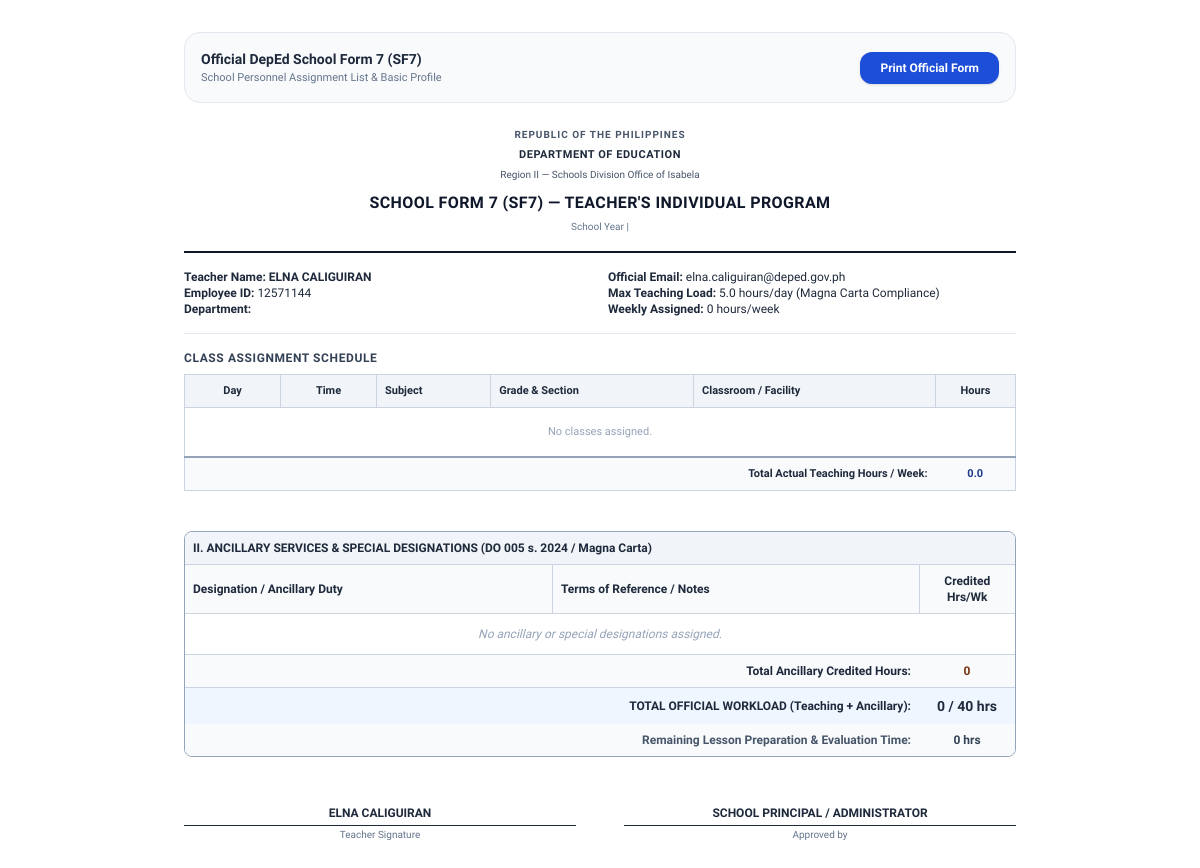
The app's page /print-sf7/20/, older data.
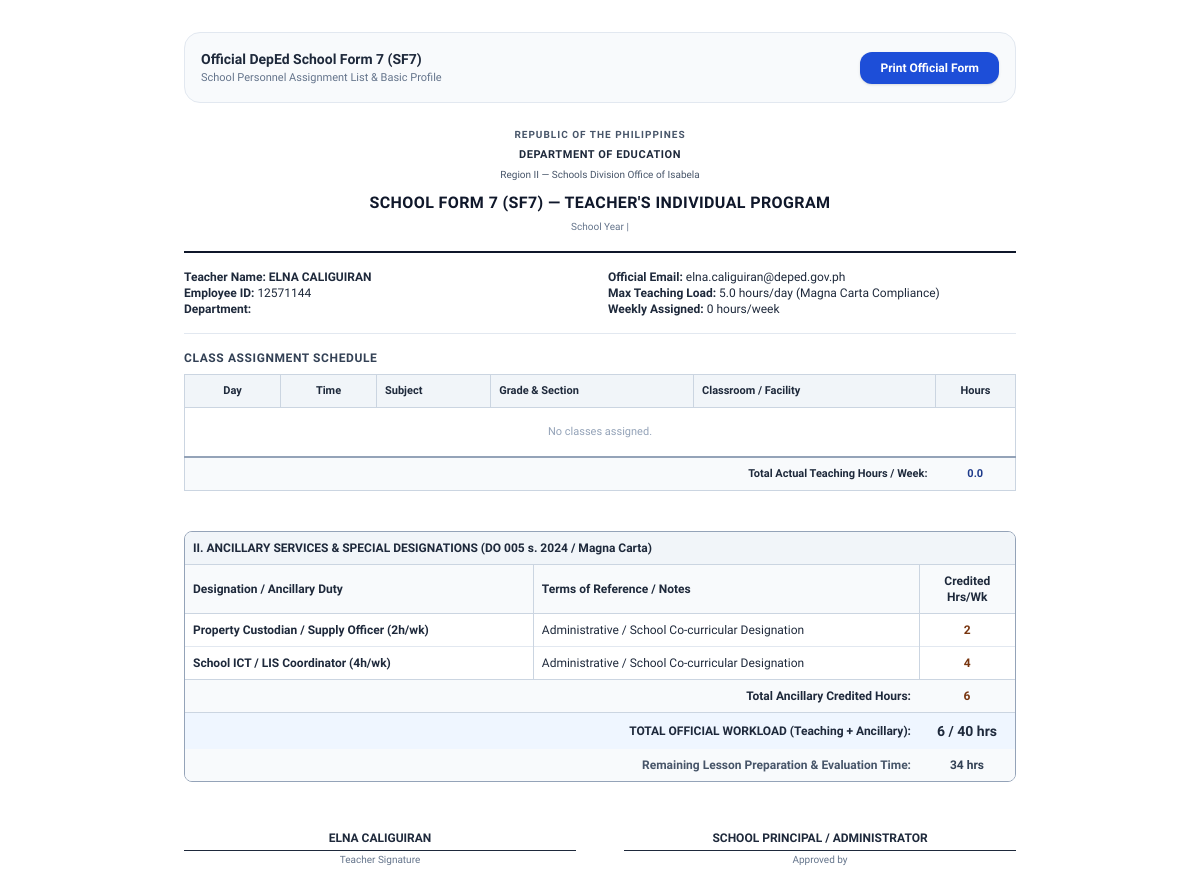
The same page, newer data.
### scheduler/models.py (models this page shows, shortened)
class AncillaryDuty(models.Model):
    COMMON_DESIGNATIONS = [
        ('adviser', 'Class Advisory (Adviser)'),
        ('ict_coordinator', 'School ICT / LIS Coordinator'),
        ('drrm_coordinator', 'Disaster Risk Reduction (DRRM) Coordinator'),
        ('school_paper', 'School Paper / Campus Journalism Adviser'),
        ('scout_coordinator', 'BSP / GSP Scout Coordinator'),
        ('dept_coordinator', 'Department / Grade Level Coordinator'),
        ('guidance_designate', 'Guidance Counselor Designate'),
        ('canteen_manager', 'Canteen / Feeding Program Manager'),
        ('property_custodian', 'Property Custodian / Supply Designate'),
        ('sports_coach', 'Sports / Athletic Club Coach'),
        ('reading_coordinator', 'Reading / Remediation Coordinator'),
        ('custom', 'Other Special Designation'),
    ]
    teacher = models.ForeignKey('Teacher', on_delete=models.CASCADE, related_name='ancillary_duties')
    title = models.CharField(max_length=150, help_text="Designation or Ancillary Title")
    designation_type = models.CharField(max_length=50, choices=COMMON_DESIGNATIONS, default='custom')
    weekly_hours = models.FloatField(default=2.0, help_text="Credited hours/week under DepEd DO 005 s. 2024")
    description = models.CharField(max_length=255, blank=True, default='')

### scheduler/views.py (the view)
# urls.py: path('print-sf7/<int:teacher_id>/', views.print_sf7_view, name='print_sf7'),
def print_sf7_view(request, teacher_id=None):
    schedule = Schedule.objects.order_by('-updated_at').first()
    teacher = None
    items = []
    ancillary_duties = []
    ancillary_hours = 0.0
    if teacher_id:
        teacher = get_object_or_404(Teacher, id=teacher_id)
        if schedule:
            items = ScheduleItem.objects.filter(schedule=schedule, teacher=teacher).select_related('subject', 'section', 'room', 'time_slot').order_by('time_slot__day_of_week', 'time_slot__period_number')
        ancillary_duties = list(teacher.ancillary_duties.all())
        anc = sum(d.weekly_hours for d in ancillary_duties)
        ancillary_hours = int(anc) if anc == int(anc) else round(anc, 1)
    teaching_hours = len(items)
    tot = teaching_hours + ancillary_hours
    total_workload = int(tot) if tot == int(tot) else round(tot, 1)
    prep = max(0.0, 40.0 - total_workload) if total_workload > 0 else 0.0
    prep_hours = int(prep) if prep == int(prep) else round(prep, 1)
    context = {
        'schedule': schedule,
        'teacher': teacher,
        'items': items,
        'teaching_hours': teaching_hours,
        'total_hours': teaching_hours, # for backwards compatibility with existing template
        'ancillary_duties': ancillary_duties,
        'ancillary_hours': ancillary_hours,
        'total_workload': total_workload,
        'prep_hours': prep_hours,
        'profile': SchoolProfile.get_settings(),
    }
    return render(request, 'print_sf7.html', context)

### scheduler/models.py (called while the page is built)
    @property
    def full_name(self):
        return f"{self.first_name} {self.last_name}"

    @classmethod
    def get_settings(cls):
        profile, created = cls.objects.get_or_create(id=1)
        if not profile.active_academic_year:
            profile.active_academic_year = AcademicYear.objects.filter(is_active=True).first() or AcademicYear.objects.first()
        if not profile.active_term:
            profile.active_term = Term.objects.filter(is_active=True).first() or Term.objects.first()
        if created:
            profile.save()
        return profile

### templates/print_sf7.html (shortened to what the changed rows need)
<!DOCTYPE html>
<html lang="en">
<head>
    <script src="https://cdn.tailwindcss.com"></script>
</head>
<body class="p-8 max-w-4xl mx-auto text-slate-800 text-xs">
    <div class="text-center space-y-1 pb-4 border-b-2 border-slate-900">
        <h1 class="text-base font-extrabold uppercase tracking-wide text-slate-900 pt-1">
            SCHOOL FORM 7 (SF7) — TEACHER'S INDIVIDUAL PROGRAM
        </h1>
    </div>
    <div class="py-4">
        <h2 class="font-bold text-xs uppercase tracking-wider text-slate-700 mb-2">Class Assignment Schedule</h2>
        <table class="w-full border border-slate-300 text-left border-collapse text-[11px]">
            <thead class="bg-slate-100 text-slate-800 font-bold border-b border-slate-300">
                <tr>
                    <th class="p-2 border-r border-slate-300 text-center w-24">Day</th>
                    <th class="p-2 border-r border-slate-300 text-center w-24">Time</th>
                    <th class="p-2 border-r border-slate-300">Subject</th>
                    <th class="p-2 border-r border-slate-300">Grade & Section</th>
                    <th class="p-2 border-r border-slate-300">Classroom / Facility</th>
                    <th class="p-2 text-center w-20">Hours</th>
                </tr>
            </thead>
        </table>
    </div>
    <div class="mt-6 border border-slate-400 rounded-lg overflow-hidden">
        <table class="w-full text-left text-xs border-collapse">
            <thead class="bg-slate-50 border-b border-slate-300">
                <tr>
                    <th class="p-2 border-r border-slate-300">Designation / Ancillary Duty</th>
                    <th class="p-2 border-r border-slate-300">Terms of Reference / Notes</th>
                    <th class="p-2 text-center w-24">Credited Hrs/Wk</th>
                </tr>
            </thead>
            <tbody class="divide-y divide-slate-200">
                {% for duty in ancillary_duties %}
                <tr>
                    <td class="p-2 border-r border-slate-300 font-semibold">{{ duty.title }}</td>
                    <td class="p-2 border-r border-slate-300">{{ duty.description|default:"Administrative / School Co-curricular Designation" }}</td>
                    <td class="p-2 text-center font-bold text-amber-900">{{ duty.weekly_hours|floatformat:0 }}</td>
                </tr>
                {% empty %}
                <tr>
                    <td colspan="3" class="p-3 text-center text-slate-400 italic">No ancillary or special designations assigned.</td>
                </tr>
                {% endfor %}
            </tbody>
            <tfoot class="bg-slate-50 font-bold border-t border-slate-300">
                <tr>
                    <td colspan="2" class="p-2 text-right">Total Ancillary Credited Hours:</td>
                    <td class="p-2 text-center text-amber-900">{{ ancillary_hours|floatformat:0 }}</td>
                </tr>
                <tr class="bg-blue-50 text-deped-darkblue border-t border-slate-300">
                    <td colspan="2" class="p-2 text-right">TOTAL OFFICIAL WORKLOAD (Teaching + Ancillary):</td>
                    <td class="p-2 text-center font-extrabold text-sm">{{ total_workload|floatformat:0 }} / 40 hrs</td>
                </tr>
                <tr>
                    <td colspan="2" class="p-2 text-right text-slate-600">Remaining Lesson Preparation & Evaluation Time:</td>
                    <td class="p-2 text-center text-slate-700">{{ prep_hours|floatformat:0 }} hrs</td>
                </tr>
            </tfoot>
        </table>
    </div>
</body>
</html>

Row changes from the older to the newer data that the page shows:
added AncillaryDuty: title "Property Custodian / Supply Officer (2h/wk)", description "Administrative / School Co-curricular Designation", weekly_hours "2"
added AncillaryDuty: title "School ICT / LIS Coordinator (4h/wk)", description "Administrative / School Co-curricular Designation", weekly_hours "4"
Text that changed along with them:
{{ ancillary_hours|floatformat:0 }}: "0" → "6"
{{ total_workload|floatformat:0 }}: "0" → "6"
{{ prep_hours|floatformat:0 }}: "0" → "34"
text no longer shown: "No ancillary or special designations assigned."
